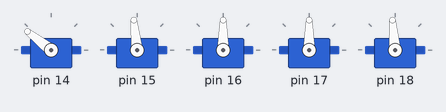
Simulated run of this sketch. Board: Arduino Uno, built with avr-gcc and run on an emulated ATmega328P. On the bench: 5 × servo.

Above: at 4.15 s.
At 6.44 s:
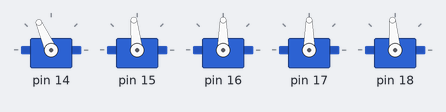
At 12.99 s:
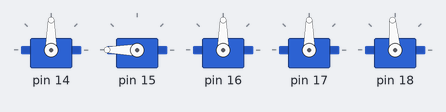
At 20.2 s:
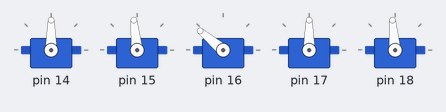
At 23.2 s:
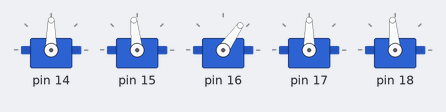
At 31.3 s:
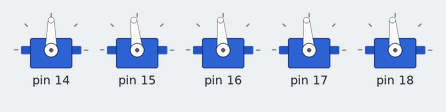
Timing chart, 0 to 40.0 s (numbered marks = the images above):
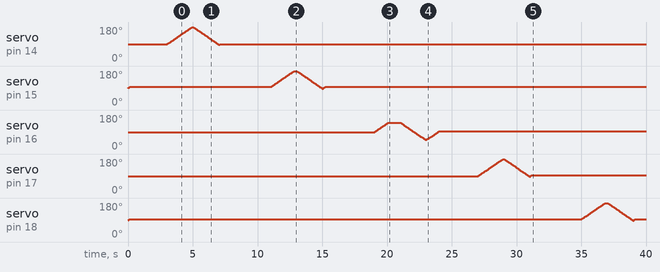

The sketch:

6am.ino
```cpp
#include <VarSpeedServo.h>
VarSpeedServo sixam[5];


int start_value[5]={400,310,320,360,300};

void setup()
{
  for(int i=0;i<5;i++)
  {
    sixam[i].attach(14+i);
  }
  sixam[0].write(90,30);delay(5);
  sixam[1].write(96,30);delay(5);
  sixam[2].write(90,30);delay(5);
  sixam[3].write(90,30);delay(5);
  sixam[4].write(95,30);delay(5);
  delay(3000);
}

void loop()
{
  sixam[0].write(180,30);delay(2000);
  sixam[0].write(0,30);delay(2000);
  sixam[0].write(90,30);delay(2000);
  delay(2000);
  sixam[1].write(180,30);delay(2000);
  sixam[1].write(0,30);delay(2000);
  sixam[1].write(96,30);delay(2000);
  delay(2000);
  sixam[2].write(140,30);delay(2000);
  sixam[2].write(40,30);delay(2000);
  sixam[2].write(95,30);delay(2000);
  delay(2000);
  sixam[3].write(180,30);delay(2000);
  sixam[3].write(0,30);delay(2000);
  sixam[3].write(95,30);delay(2000);
  delay(2000);
  sixam[4].write(180,30);delay(2000);
  sixam[4].write(0,30);delay(2000);
  sixam[4].write(95,30);delay(2000);
  delay(2000);
/*  int servo_angle[5];
 for(int i=0;i<4;i++)
 {
  servo_angle[i]=180-(start_value[i]-analogRead(i));
 }
 servo_angle[4]=(start_value[4]-analogRead(4));
  //fbig.write(servo_angle[0],100);delay(5);
  fukaz.write(servo_angle[1],100);delay(5);
  fsred.write(servo_angle[2],100);delay(5);
  fbezim.write(servo_angle[3],100);delay(5);
  fmizin.write(servo_angle[4],100);delay(5);*/
}
```
